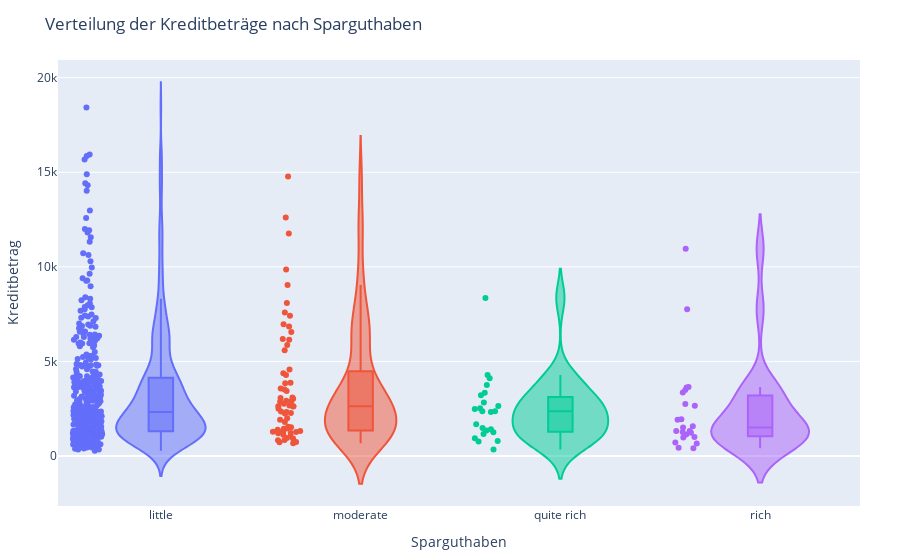

The notebook cell this image was saved under:
### Markdown cell above
Im Diagramm sieht man, dass die meisten Kredite im Bereich zwischen 1.000 € und 5.000 € aufgenommen werden, unabhängig vom Alter. Besonders viele Punkte liegen bei jüngeren Personen im Alter zwischen 20 und 40 Jahren.
<br>
<br>
Es gibt allerdings auch einige Ausreißer mit sehr hohen Kreditbeträgen (bis über 15.000 €), die bei unterschiedlichen Altersgruppen vorkommen. Die größeren Kreise zeigen zudem, dass hohe Kredite oft mit längeren Laufzeiten verbunden sind.
<br>
<br>
Zwischen Männern und Frauen erkennt man keinen extrem deutlichen Unterschied – beide Geschlechter nehmen Kredite in vergleichbaren Größenordnungen auf. Allerdings scheinen Männer im Datensatz häufiger vertreten zu sein.
<br>
<br>
Die Mehrheit der Kredite bewegt sich im niedrigen bis mittleren Bereich, junge Kreditnehmer sind stärker vertreten, und hohe Kredite gehen meist mit langen Laufzeiten einher.
<br>
<br>
Wir wollen uns nun anschauen, wie sich der Kreditbetrag in Abhängigkeit vom Sparguthaben (Saving accounts) verteilt. Dafür eignet sich ein Violinplot:
- Er kombiniert die Vorteile von Boxplots (Median, Quartile, Ausreißer) mit einer Dichtedarstellung.
- So kann man sofort erkennen, wo die meisten Werte liegen und ob es Bereiche gibt, in denen besonders viele oder wenige Kreditbeträge vorkommen.

Damit können wir untersuchen, ob Kunden mit höherem Sparguthaben auch höhere Kredite aufnehmen – oder ob sich der Unterschied eher gering ausfällt:

### Code cell
fig6 = px.violin(
    df,
    x="Saving accounts",
    y="Credit amount",
    box=True,      
    points="all",        
    color="Saving accounts",
    title="Verteilung der Kreditbeträge nach Sparguthaben",
    labels={"Saving accounts": "Sparguthaben", "Credit amount": "Kreditbetrag"}
)

fig6.update_layout(showlegend=False, margin=dict(l=40, r=40, t=60, b=40))
fig6

### Figure 1 — Plotly figure (JSON) as saved in the notebook; plotly's stock layout.template omitted (floating-point values rounded to 4 significant figures; data arrays with more than 128 entries replaced by an {"elided": "..."} marker saying what was removed)
{"data": [{"alignmentgroup": "True", "box": {"visible": true}, "hovertemplate": "Sparguthaben=%{x}<br>Kreditbetrag=%{y}<extra></extra>", "legendgroup": "little", "marker": {"color": "#636efa"}, "name": "little", "offsetgroup": "little", "orientation": "v", "points": "all", "scalegroup": "True", "showlegend": true, "type": "violin", "x": {"elided": "412 str values"}, "x0": " ", "xaxis": "x", "y": {"elided": "412 int values"}, "y0": " ", "yaxis": "y"}, {"alignmentgroup": "True", "box": {"visible": true}, "hovertemplate": "Sparguthaben=%{x}<br>Kreditbetrag=%{y}<extra></extra>", "legendgroup": "moderate", "marker": {"color": "#EF553B"}, "name": "moderate", "offsetgroup": "moderate", "orientation": "v", "points": "all", "scalegroup": "True", "showlegend": true, "type": "violin", "x": ["moderate", "moderate", "moderate", "moderate", "moderate", "moderate", "moderate", "moderate", "moderate", "moderate", "moderate", "moderate", "moderate", "moderate", "moderate", "moderate", "moderate", "moderate", "moderate", "moderate", "moderate", "moderate", "moderate", "moderate", "moderate", "moderate", "moderate", "moderate", "moderate", "moderate", "moderate", "moderate", "moderate", "moderate", "moderate", "moderate", "moderate", "moderate", "moderate", "moderate", "moderate", "moderate", "moderate", "moderate", "moderate", "moderate", "moderate", "moderate", "moderate", "moderate", "moderate", "moderate", "moderate", "moderate", "moderate", "moderate", "moderate", "moderate", "moderate", "moderate", "moderate", "moderate", "moderate", "moderate"], "x0": " ", "xaxis": "x", "y": [1282, 1804, 5866, 6187, 12612, 2249, 2622, 1449, 3566, 6967, 1288, 3512, 674, 3844, 3031, 951, 2767, 3878, 7582, 727, 7408, 14782, 11760, 3092, 1037, 9034, 1323, 1126, 1216, 6850, 1203, 2631, 1995, 2278, 1553, 931, 2671, 741, 1240, 3441, 1437, 8086, 5595, 9857, 2862, 2631, 2896, 1377, 2503, 6560, 6148, 4380, 4280, 2325, 841, 836, 1382, 2359, 1919, 3069, 1514, 1264, 2923, 4576], "y0": " ", "yaxis": "y"}, {"alignmentgroup": "True", "box": {"visible": true}, "hovertemplate": "Sparguthaben=%{x}<br>Kreditbetrag=%{y}<extra></extra>", "legendgroup": "quite rich", "marker": {"color": "#00cc96"}, "name": "quite rich", "offsetgroup": "quite rich", "orientation": "v", "points": "all", "scalegroup": "True", "showlegend": true, "type": "violin", "x": ["quite rich", "quite rich", "quite rich", "quite rich", "quite rich", "quite rich", "quite rich", "quite rich", "quite rich", "quite rich", "quite rich", "quite rich", "quite rich", "quite rich", "quite rich", "quite rich", "quite rich", "quite rich", "quite rich", "quite rich", "quite rich", "quite rich", "quite rich"], "x0": " ", "xaxis": "x", "y": [2647, 1158, 1352, 1410, 1680, 4281, 2366, 766, 338, 3213, 3758, 2326, 939, 2360, 2828, 790, 2483, 1480, 8358, 3349, 4113, 2520, 1258], "y0": " ", "yaxis": "y"}, {"alignmentgroup": "True", "box": {"visible": true}, "hovertemplate": "Sparguthaben=%{x}<br>Kreditbetrag=%{y}<extra></extra>", "legendgroup": "rich", "marker": {"color": "#ab63fa"}, "name": "rich", "offsetgroup": "rich", "orientation": "v", "points": "all", "scalegroup": "True", "showlegend": true, "type": "violin", "x": ["rich", "rich", "rich", "rich", "rich", "rich", "rich", "rich", "rich", "rich", "rich", "rich", "rich", "rich", "rich", "rich", "rich", "rich", "rich", "rich", "rich", "rich", "rich"], "x0": " ", "xaxis": "x", "y": [409, 1913, 1007, 1318, 709, 7758, 1577, 10961, 666, 2745, 2659, 1136, 983, 1512, 3622, 3357, 3496, 3651, 433, 1275, 1941, 1322, 1231], "y0": " ", "yaxis": "y"}], "layout": {"legend": {"title": {"text": "Sparguthaben"}, "tracegroupgap": 0}, "margin": {"b": 40, "l": 40, "r": 40, "t": 60}, "showlegend": false, "title": {"text": "Verteilung der Kreditbeträge nach Sparguthaben"}, "violinmode": "overlay", "xaxis": {"anchor": "y", "categoryarray": ["little", "moderate", "quite rich", "rich"], "categoryorder": "array", "domain": [0, 1], "title": {"text": "Sparguthaben"}}, "yaxis": {"anchor": "x", "domain": [0, 1], "title": {"text": "Kreditbetrag"}}}}
